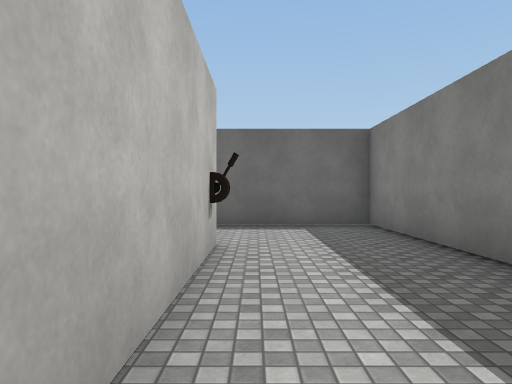
[1] (above)

16 first-person views from a walk through a scene from a Unity 3-D project. The camera is 1.4 m above the floor, looks level and sees 70° across. Doors are open. The floor is counted in squares, 2 m on a side. Each view is taken from the middle of a square. On the plan, view 1 faces up. The plan holds only what a view shows up to about 11 squares ahead; the rest is blank. The place goes on beyond the plan. The player character is not drawn. Some animated figures are left out. Some surface patterns are stand-ins.

[2]
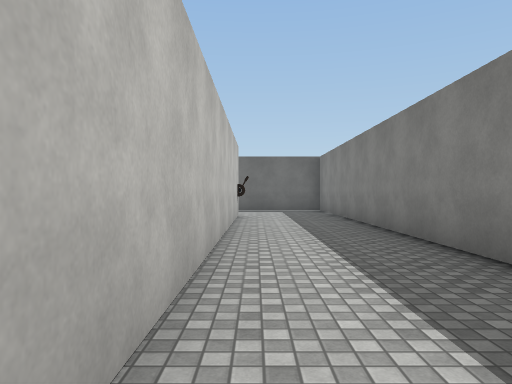

[3]
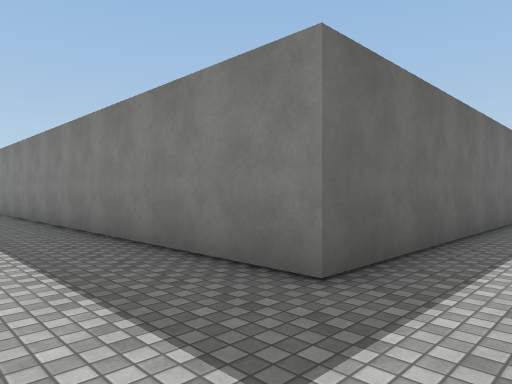

[4]
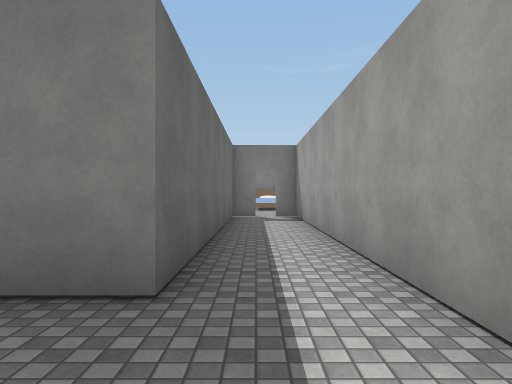

[5]
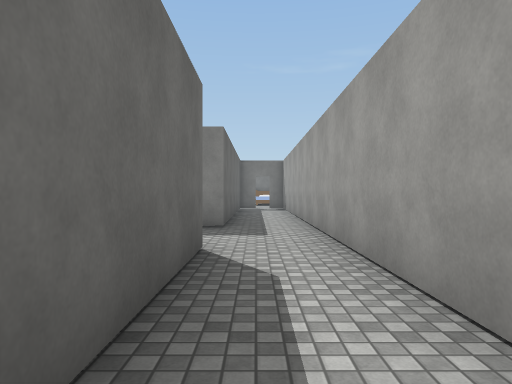

[6]
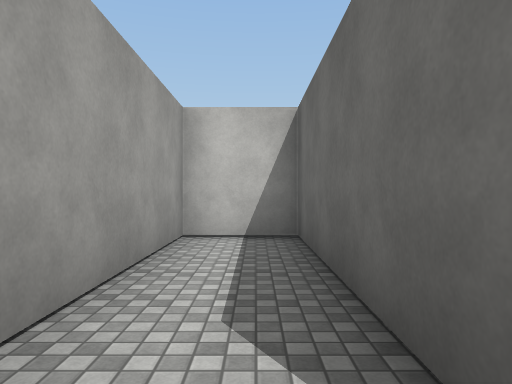

[7]
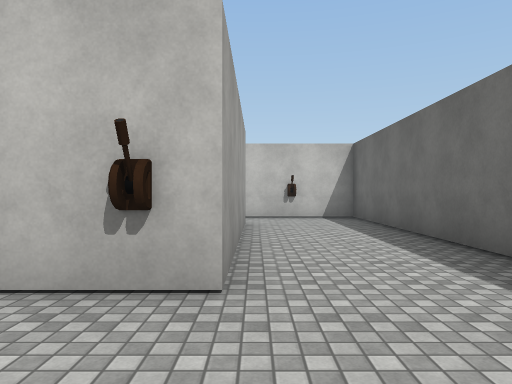

[8]
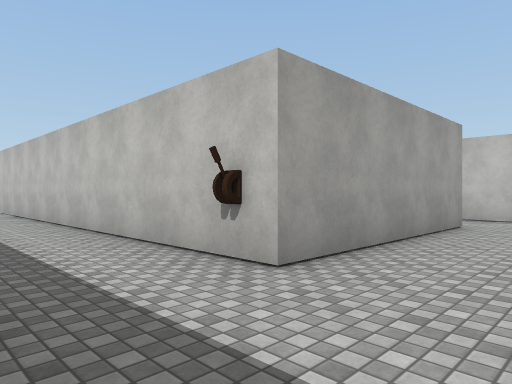

[9]
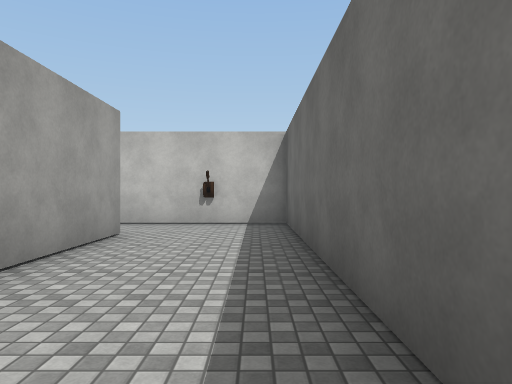

[10]
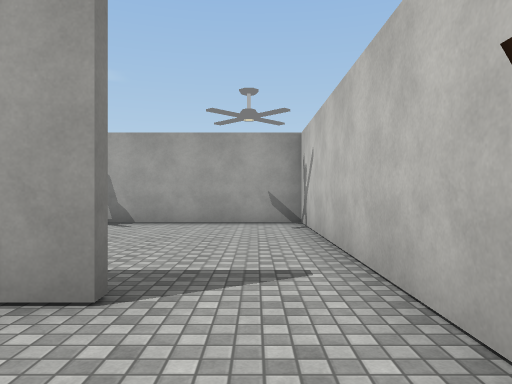

[11]
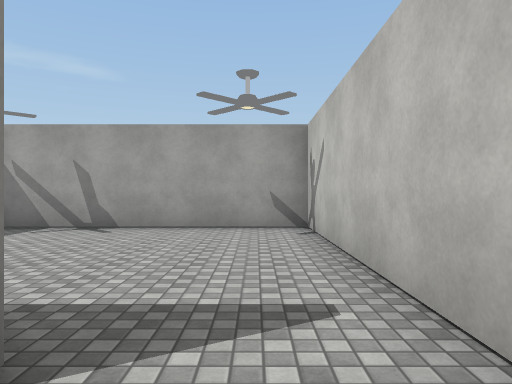

[12]
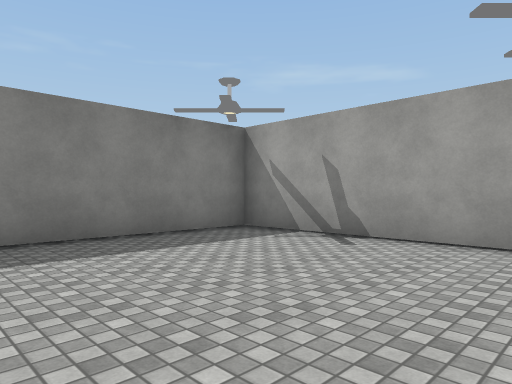

[13]
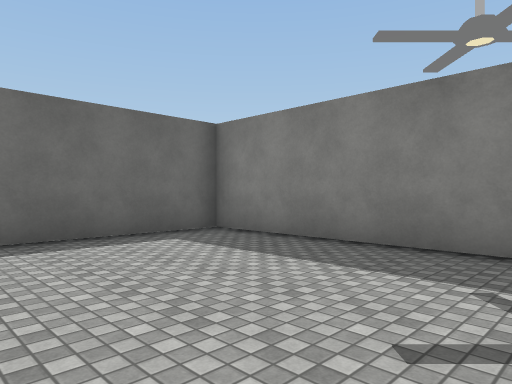

[14]
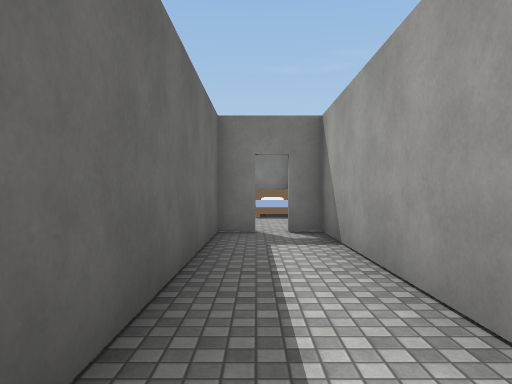

[15]
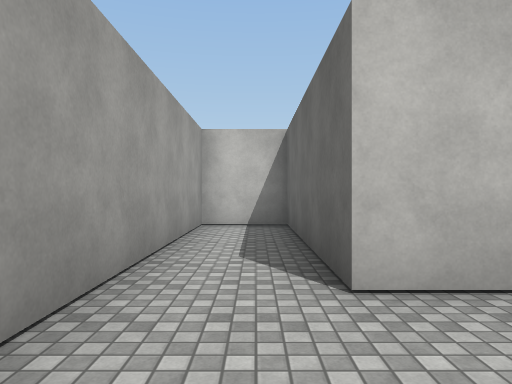

[16]
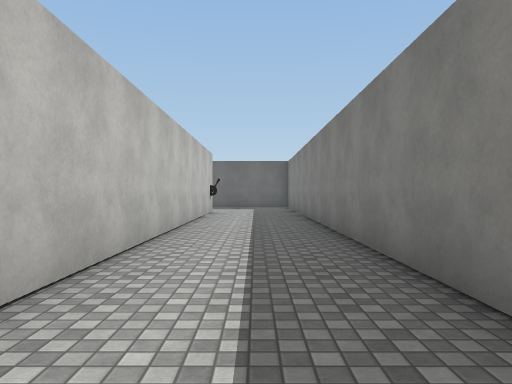

### Floor plan
Ten units are one square. View 1 is at (0, 0); x grows to the right and y downward. Boxes are objects, and circles mark ways between rooms. Rooms are numbered by the first view taken in them; rooms with no view inside come last. Other rooms are left out.
<svg viewBox="-85 -82 193 178">
<path fill="none" stroke="#000" d="M-61 -48 -5 -48 -5 73 -57 73 -57 91 103 91 103 85M103 80 103 73 24 73 24 -77 -80 -77 -80 -55M-80 -55 -80 11 -15 11 -15 -46 -51 -46"/>
<circle cx="-70" cy="-50" r="3" fill="#2a7"/>
<text x="0" y="20">1</text>
<text x="-50" y="-20">2</text>
</svg>
Room 1 opens to room 2.

Where each view was taken, in squares from view 1:
view 1: 0 up, 0 right, facing up
view 2: 6 down, 0 right, facing up
view 3: 9 down, 0 right, facing up-right
view 4: 8 down, 0 right, facing right
view 5: 8 down, 5 left, facing right
view 6: 8 down, 0 right, facing left
view 7: 5 up, 2 right, facing left
view 8: 7 up, 2 right, facing down-left
view 9: 7 up, 0 right, facing left
view 10: 7 up, 7 left, facing down
view 11: 6 up, 7 left, facing down
view 12: 4 up, 7 left, facing down-right
view 13: 1 down, 6 left, facing up-right
view 14: 8 down, 4 right, facing right
view 15: 8 down, 2 right, facing left
view 16: 8 down, 1 right, facing up
